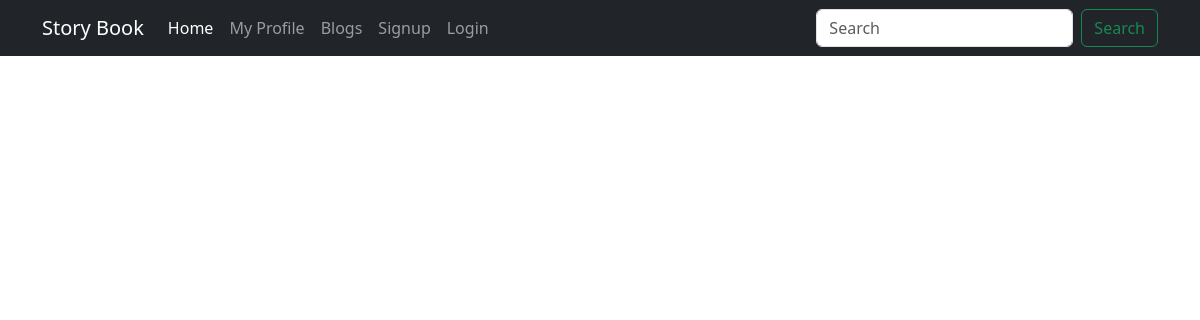
Page /blogs/ on the earlier database version.
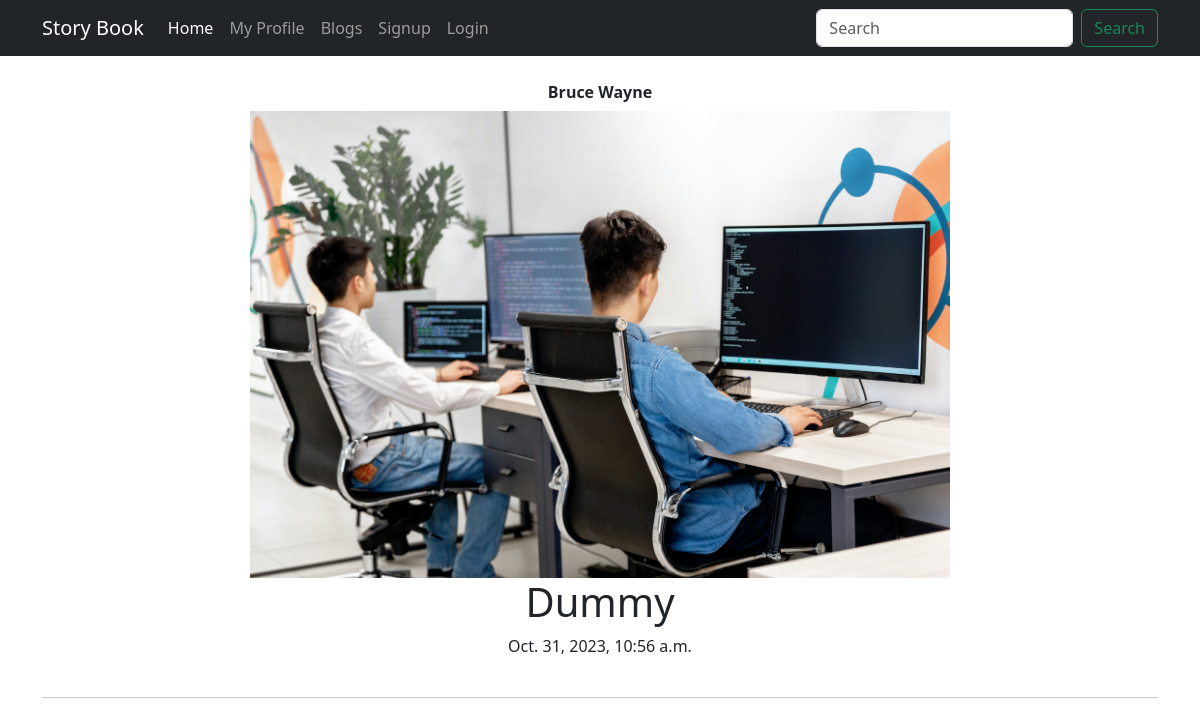
Same page on the later database version.
### Core/models.py (models this page shows)
class Blog(models.Model):
    user = models.ForeignKey(User, on_delete=models.CASCADE)
    image = models.ImageField(upload_to='media/', blank=True, null=True)
    title = models.CharField(max_length=200, default='Title')
    text = models.TextField()
    category = models.CharField(max_length=200, null=True, blank=True)
    likes = models.ManyToManyField(User, related_name="Blog_likes",blank=True)
    time_stamp = models.DateTimeField(auto_now=True)

### Core/views.py (the view)
# urls.py: path('blogs/', all_blogs, name='all_blogs'),
def all_blogs(request):
    blogs = Blog.objects.all().order_by('-time_stamp')
    template = 'Core/current-user/all_blogs.html'
    context = {
        'blogs': blogs
    }
    return render(request, template, context)

### templates/Core/current-user/all_blogs.html (shortened to what this page needs)
{% extends 'base.html' %}
{% block body %}
{% include "navbar.html" %}
{% for blog in blogs %}
<br>
<div class="container" id="div">
  <strong>{{ blog.user.first_name }} {{ blog.user.last_name }}</strong>
  <br>
  <a href="{% url 'blog_about_page' blog.id %}" class="btn">
  {% if blog.image %}
  <img id="image" src="{{ blog.image.url }}">
  {% endif %}
  <h1>{{ blog.title }}</h1>
  <p>{{ blog.time_stamp }}</p>
  </a>
  <br>
  <hr>
  <br>
  <br>
</div>
{% endfor %}
{% endblock %}

Differences in the rows shown:
added Blog: user.first_name "Bruce", user.last_name "Wayne", image (picture), title "Dummy", time_stamp "Oct. 31, 2023, 10:56 a.m."
